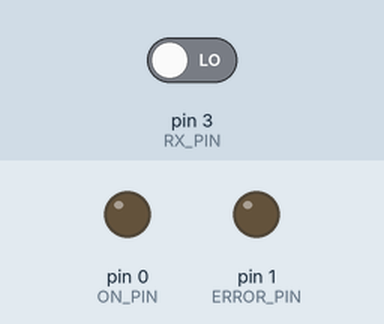
Bench run of a sketch on a simulated Arduino Uno, built with avr-gcc and run on an emulated ATmega328P. On the bench: output pins drawn as LEDs (lit = HIGH). The inputs (shaded band) are chosen by the test bench; at power-on: pin 3 (RX_PIN) LOW.

Above: at 0.1 s.
At 1.1 s:
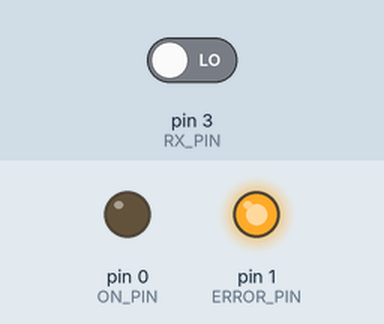
Timing chart, 0 to 2.6 s (numbered marks = the images above):
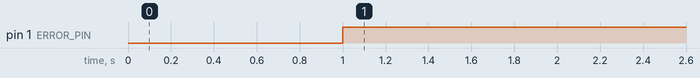

The sketch:

receiver.ino
```cpp
#define RX_PIN 3
#define ON_PIN 0
#define ERROR_PIN 1


int state = 0;
unsigned long previousMillis = 0;
unsigned long period = 0;
unsigned long switch_time = 0;

void setup(){
  //Serial.begin(9600);
  pinMode(RX_PIN, INPUT);
  pinMode(ON_PIN, OUTPUT);
  pinMode(ERROR_PIN, OUTPUT);
}

void loop(){
  unsigned long currentMillis = millis();

  if(currentMillis - previousMillis >= 1000){
    previousMillis = currentMillis;
    if(period > 25 && period < 75){
      //Serial.println("ON");
      digitalWrite(ON_PIN,HIGH);
      digitalWrite(ERROR_PIN,LOW);
    }
    else if (period > 75 && period < 125){
      //Serial.println("OFF");
      digitalWrite(ON_PIN,LOW);
      digitalWrite(ERROR_PIN,LOW);
    }
    else{
      //Serial.println("UNKNOWN");
      digitalWrite(ON_PIN,LOW);
      digitalWrite(ERROR_PIN,HIGH);
    }
    //Serial.println("Current");
    //Serial.println(DELAY);
    //Serial.println(state);
  }

  if(digitalRead(RX_PIN) && state == 0){
    state = 1;
    switch_time = millis();
  }
  else if(!digitalRead(RX_PIN) && state != 0){
    state = 0;
    period = millis() - switch_time;
  }

}
```

Measured:
- by itself, pin 1 (ERROR_PIN): LOW → HIGH at 1.0 s
